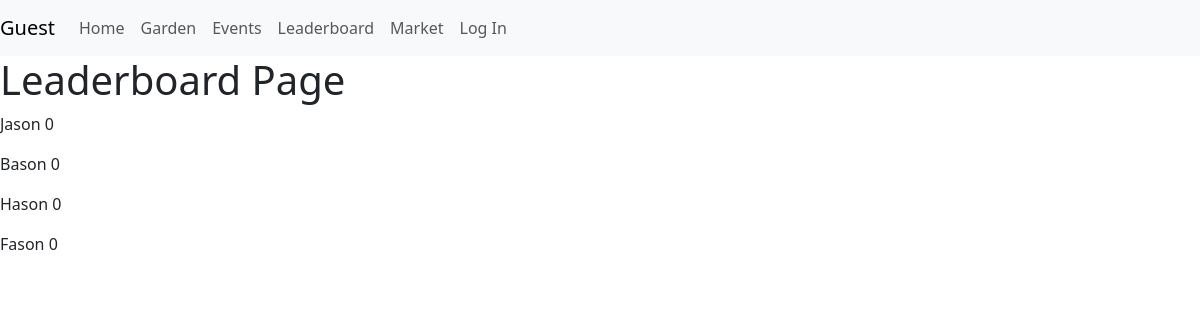
The page /leaderboard on the database as committed earlier.
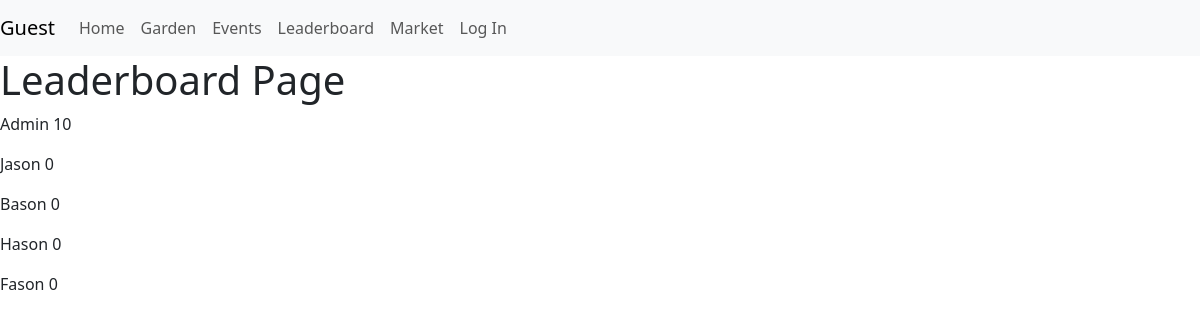
The same page on the database as committed later.
### user_management/models.py (models this page shows, shortened)
class CustomUser(AbstractUser):
    email = models.EmailField(null=True, blank=True) # Allows no email, potentially remove in sprint 2
    friends = models.ManyToManyField("self", symmetrical=True, blank=True)
    owned_plants = models.ManyToManyField("garden.Plant", related_name="owners")
    objects = CustomUserManager()

### main/views.py (the view)
# urls.py: path("leaderboard", views.leaderboard, name="leaderboard"),
def leaderboard(request):
    leaders = get_leaderboard(request).content
    context = json.loads(leaders)
    return render(request, "leaderboard.html", context)

### main/views.py (called while the page is built)
@api_view(['GET'])
def get_leaderboard(request):
    leaders = UserStats.objects.raw("SELECT id, user_id, points FROM user_management_userstats ORDER BY points DESC LIMIT 10")
    data = {'leaderboard': []}
    for person in leaders:
        id = person.user_id
        username = CustomUser.objects.get(pk=id).get_username()
        points = person.points
        data['leaderboard'].append({'username': username, 'points': points})
    return JsonResponse(data)

### main/templates/leaderboard.html (shortened to what this page needs)
{% extends 'base.html' %}
{% load auth_extras %}
{% block content %}
<h1>Leaderboard Page</h1>
{% for item in leaderboard %}
<p>{{item.username}} {{item.points}}</p>
{% endfor %}
{% endblock %}

Rows that differ between the two databases and show on the page:
now on this page (row edited): CustomUser: username "Admin", points "10"
